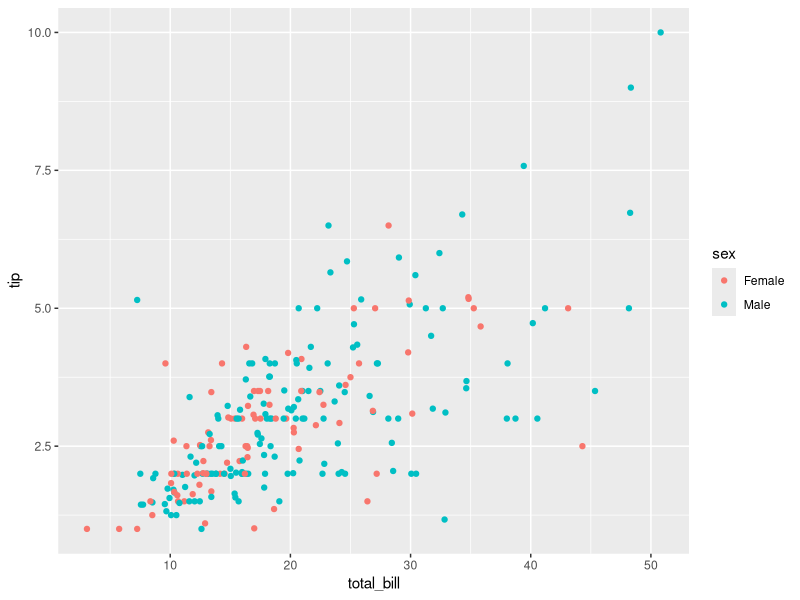
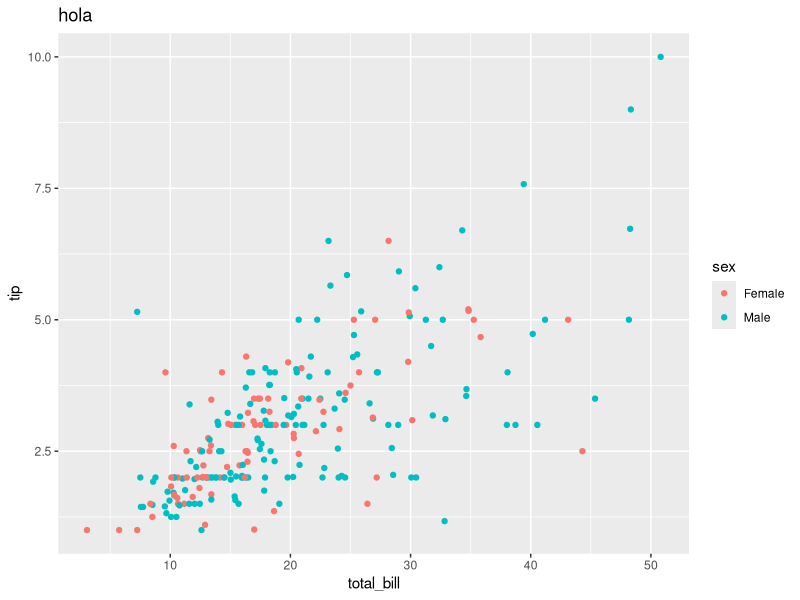

Here is the R script that generated these plots, in order:
################## RStudio con Git ####################

# Para crear una carpeta en donde se empiece a versionar el c?digo, vamos a trabajar en proyectos:
# >>> Ya no tengo archivos solos en donde los guardo en un lugar y los voy eligiendo, sino que creo un proyecto desde 0 en R
# Sino que crea una carpeta nueva en el lugar donde decida y todos los archivos que vaya generando se van a guardar en esa carpeta.
# Evito hacer los stwd()

# File >  New Proyect > New Directory > New Proyect > Directory name & El subdirectorio
# & Si quiero generar un git repository: git init, iniciaci?n de proyecto para ir controlando versiones (si)

# Abre de nuevo R, porque ahora todo lo que genere lo va a guardar ahí.

# Abajo en files:
# Git ignore: todo lo que quiero ignorar. Archivo de texto con extensiones que no quiero guardar.
# toco y veo que está bien, son cosas que no tiene sentido versionar:
# .Rproj.user > Donde guarda datos del proyecto
# .Rhistory > Todo lo que se va ejecutando en consola se va guardando en un archivo R
# .RData > Todo lo que está en el global enviroment, que se va guardando
# .Ruserdata > Donde guarda datos del usuario
# le agrego .jpg, .png

# Abro nuevo script y llamo a los paquetes: 
library(ggplot2)
library(tidyverse)
library(reshape2)

# >>> Voy a guardar el proyecto (discket) > En la misma carpeta que cree
# Notar que abajo me está apareciendo en listado todo lo que tiene esa carpeta.
# En el enviroment antes solo tenía Enviroment, history, Connections.
# Notar solapa nueva git en el enviroment, porque yo se lo indiqué al crear el proyecto.

# Enviroment > Solapa git :
# Selecciono cajitas( todas ) para que vayan a la zona de staged
# Todavia no commit, están como en una zona previa.
# Clickeo 'Commit'
# Se abre ventana:


# Aparece que tengo 5 lineas de código.
# Puedo seleccionar que quiero tildar para commitear. En este caso todo.
# Además dejo el mensaje del commit.
# > Hago commit y close

# Si apreto botón de historia me muestra:
#     Que fue lo que se hizo
#     Quien lo hizo
#     Cuando lo hizo
#     el ID > Identifica cada cambio que se fue haciendo.

# Cierro y sigo codeando

df = tips
ggplot(df, aes(x= total_bill, y=tip, color=sex))+
  geom_point()

# Voy a guardar esa imagen > Export (arriba de imagen) > save as image > Que lo guarde en la misma carpeta (directorio en donde vengo trabajando)

# Si vuelvo a guardar mi git (solapa git), me aparece para guardarlo. 
# >>> ¿Por qué aparece disponible para guardarlo?
# >>> Porque cuando hice el git.ignore, le dije que no versione ni jpg ni pdf, entonces png lo va a versionar
# Se puede hacer, no es recomendable versionar png.

# Hago un commit (Exactamente el mismo proceso)
# Voy a historia y veo que se me generó otro hito

# Cierro y sigo modificando código:

df = tips
ggplot(df, aes(x= total_bill, y=tip, color=sex))+
  geom_point() +
  labs(title = 'hola')

# Guardo script (discket)

# Notar que Cuando lo guardo, en la solapa git aparece el nombre del script con status = M
# Este archivo ya estaba guardado pero lo modifiqué, entonces lo tengo que pasar de nuevo a staged
# Y lo commiteo 
# De nuevo, voy a la historia y me paro sobre los cambios 

# Sigo con otro cambio:
df$tip_pes=df$tip*5
# Guardo script y lo commiteo


## Voy a viajar en el tiempo. De primer commit al ultimo hubo cambio en el codigo (no voy a viajar en el versionado de la imagen porque ahi no hay codigo)
